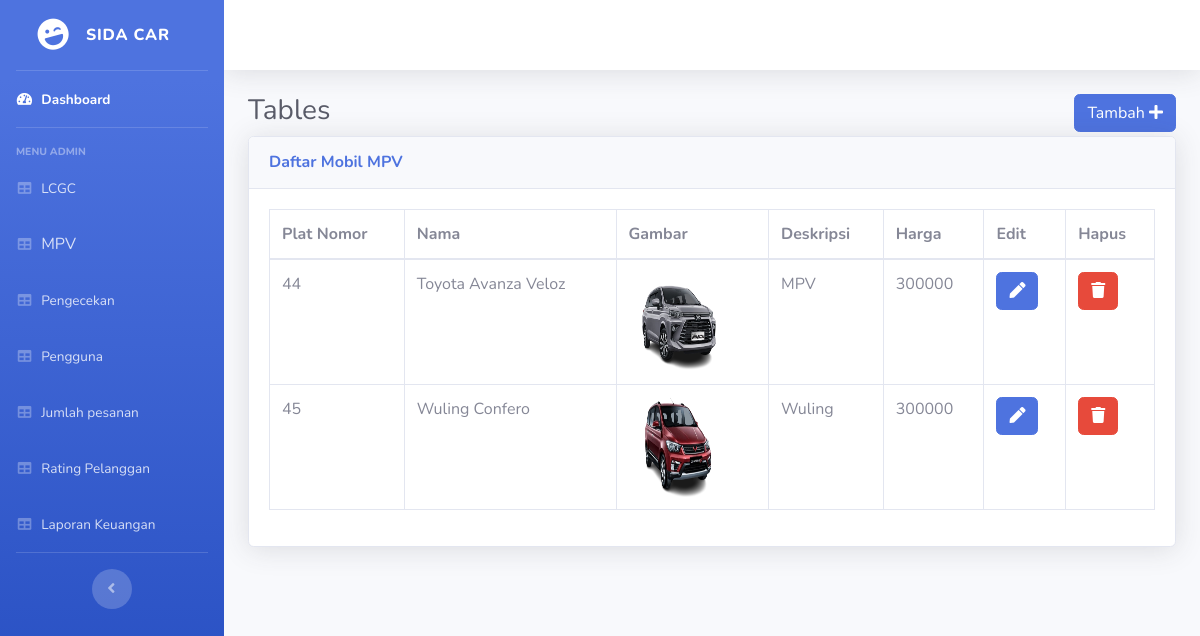
The app's page /Src/Index_Admin/accessories.php (signed in) with its own data.
### tables this page shows
CREATE TABLE `products` (
  `plat_nomor` varchar(10) NOT NULL,
  `type` tinyint(4) NOT NULL COMMENT '0 = "LCGC", 1 = "MPV"',
  `product_name` varchar(100) NOT NULL,
  `product_details` varchar(300) NOT NULL,
  `product_price` varchar(30) NOT NULL,
  `image` varchar(300) NOT NULL
);

### Src/Index_Admin/accessories.php (the view)
<?php include 'header.php';
$fetch_data = "SELECT * FROM products WHERE type = 1";
$result = $conn->query($fetch_data);
?>
<div class="container-fluid">
  <h1 class="h3 mb-2 text-gray-800" style='display: inline-block;'>Tables</h1>
  <a href='manage_accessories.php' class='btn btn-primary' style="float: right;">Tambah <span
      class='fa fa-plus'></span></a>
  <div class="card shadow mb-4">
    <div class="card-header py-3">
      <h6 class="m-0 font-weight-bold text-primary">Daftar Mobil MPV</h6>
    </div>
    <div class="card-body">
      <div class="table-responsive">
        <table class="table table-bordered" id="dataTable" width="100%" cellspacing="0">
          <thead>
            <tr>
              <th>Plat Nomor</th>
              <th>Nama</th>
              <th>Gambar</th>
              <th>Deskripsi</th>
              <th>Harga</th>
              <th>Edit</th>
              <th>Hapus</th>
            </tr>
          </thead>
          <tbody>
            <?php
            if ($result->num_rows > 0) {
              while ($row = $result->fetch_assoc()) {
                ?>
                <tr>
                  <td><?php echo $row['plat_nomor']; ?></td>
                  <td><?php echo $row['product_name']; ?></td>
                  <td><img src="<?php echo $row['image']; ?>" style="width:100px; height:100px;" class="img-circle"></td>
                  <td><?php echo $row['product_details']; ?></td>
                  <td><?php echo $row['product_price']; ?></td>
                  <td><a class='btn btn-primary'
                      href="manage_accessories.php?editid=<?php echo $row['plat_nomor']; ?>"><span
                        class="fa fa-pen"></span></a></td>
                  <td><a class='btn btn-danger'
                      href="manage_accessories.php?deleteid=<?php echo $row['plat_nomor']; ?>"><span
                        class="fa fa-trash"></span></a></td>
                </tr>
                <?php
              }
            } else {
              echo "<tr><td colspan='7'>No results found</td></tr>";
            }
            ?>
          </tbody>
        </table>
      </div>
    </div>
  </div>
</div>

### records on screen
products: plat_nomor "44", product_name "Toyota Avanza Veloz", image (picture), product_details "MPV", product_price "300000"
products: plat_nomor "45", product_name "Wuling Confero", image (picture), product_details "Wuling", product_price "300000"
